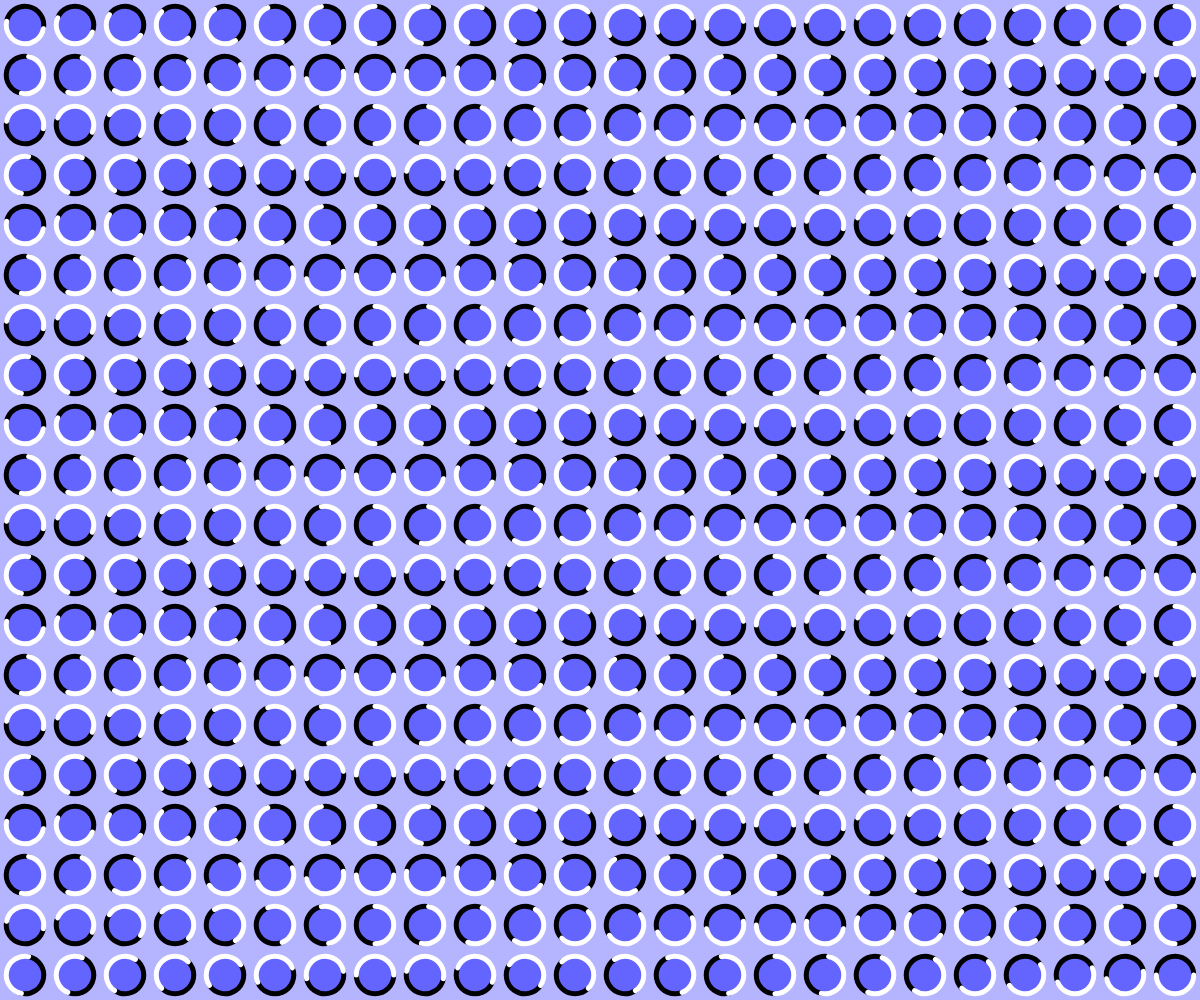
Frame 1 (no input)
Frame 60 (no input): identical to frame 1, image omitted
Frame 120 (the mouse pressed at the canvas centre since frame 60): identical to frame 1, image omitted

The p5.js sketch that drew this single still picture (run headless with seeded random() and noise() and a simulated clock; from frame 60 on, the mouse is pressed at the canvas centre):

// p5.js sketch
// ── sketch.js
var slotSize = 50;
var marginX
var marginY
var divisor = 16
var fillRatio = 0.75

function setup() {

    createCanvas(windowWidth, windowHeight);

    pixelDensity(1)

    marginX = windowWidth - int((windowWidth / slotSize)) * slotSize;
    marginY = windowHeight - int((windowHeight / slotSize)) * slotSize;
}


function draw() {
    background(180, 180, 255)

    var rot = 0

    for (var y = marginY / 2 + slotSize / 2; y < height - marginY /2; y += slotSize) {
        for (var x = marginX / 2 + slotSize / 2; x < width - marginX /2 ; x += slotSize) {
            rot += PI / divisor;

            noStroke()
            fill(100, 100, 255)
            ellipse(x, y, slotSize *fillRatio, slotSize *fillRatio)
            strokeWeight(5)
            stroke(0)
            arc(x, y, slotSize *fillRatio, slotSize *fillRatio, rot - PI, rot)
            stroke(255)
            arc(x, y, slotSize *fillRatio, slotSize *fillRatio, rot, rot - PI)
        }
    }

}

function mouseReleased() {
    divisor = int(random(4, 16)) *2
    slotSize = random(40, 75);
    fillRatio = random(0.5, 0.90)


}

function windowResized() {
    resizeCanvas(windowWidth, windowHeight);
    marginX = windowWidth - int((windowWidth / slotSize)) * slotSize;
    marginY = windowHeight - int((windowHeight / slotSize)) * slotSize;
}
